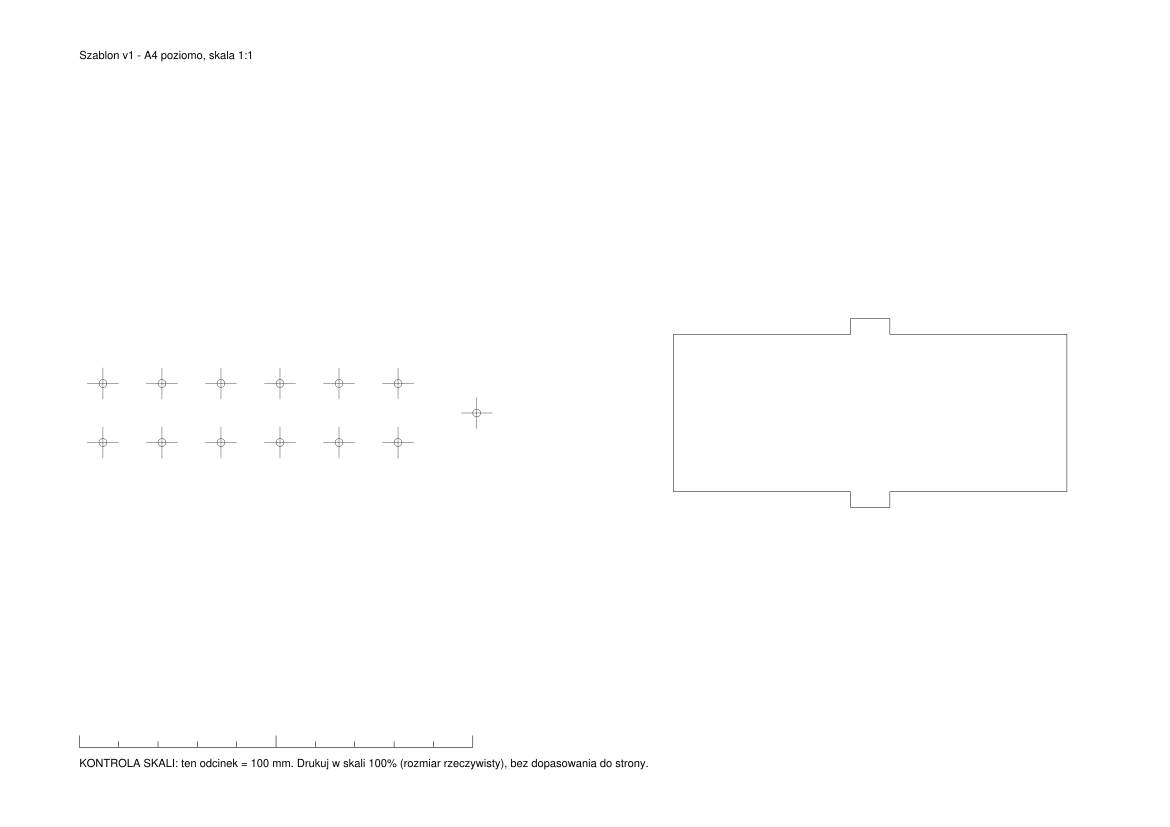

Reproduce this figure in Python.
"""Szablon wierceń/cięcia 1:1 na A4 (poziomo). Wydruk: skala 100% / "rozmiar rzeczywisty"."""
from reportlab.lib.pagesizes import A4, landscape
from reportlab.lib.units import mm
from reportlab.pdfgen import canvas

PITCH = 15        # rozstaw otworów w bloku 2x6 (poziomo i pionowo) [mm]
SINGLE_GAP = 20   # skrajny prawy otwór bloku -> pojedynczy otwór [mm]
RECT_GAP = 50     # pojedynczy otwór -> lewa krawędź prostokąta [mm]
RECT_W, RECT_H = 100, 40
TAB_W, TAB_D = 10, 4

W, H = landscape(A4)
total_w = 5 * PITCH + SINGLE_GAP + RECT_GAP + RECT_W
x0 = (W / mm - total_w) / 2          # środek pierwszej kolumny
axis = H / mm / 2                    # oś pozioma (między rzędami)

def cross(c, x, y, r=4):
    c.line((x - r) * mm, y * mm, (x + r) * mm, y * mm)
    c.line(x * mm, (y - r) * mm, x * mm, (y + r) * mm)
    c.circle(x * mm, y * mm, 1.0 * mm)

c = canvas.Canvas("szablon_otwory_v1.pdf", pagesize=(W, H))
c.setTitle("Szablon otworów v1 (A4, skala 1:1)")
c.setLineWidth(0.25)

# blok 2 x 6
for i in range(6):
    for row in (+PITCH / 2, -PITCH / 2):
        cross(c, x0 + i * PITCH, axis + row)

# pojedynczy otwór w osi
xs = x0 + 5 * PITCH + SINGLE_GAP
cross(c, xs, axis)

# prostokąt z wypustkami (kontur cięcia)
xl = xs + RECT_GAP
xr = xl + RECT_W
yt, yb = axis + RECT_H / 2, axis - RECT_H / 2
xc = (xl + xr) / 2
pts = [(xl, yb), (xc - TAB_W / 2, yb), (xc - TAB_W / 2, yb - TAB_D), (xc + TAB_W / 2, yb - TAB_D),
       (xc + TAB_W / 2, yb), (xr, yb), (xr, yt), (xc + TAB_W / 2, yt), (xc + TAB_W / 2, yt + TAB_D),
       (xc - TAB_W / 2, yt + TAB_D), (xc - TAB_W / 2, yt), (xl, yt)]
p = c.beginPath()
p.moveTo(pts[0][0] * mm, pts[0][1] * mm)
for x, y in pts[1:]:
    p.lineTo(x * mm, y * mm)
p.close()
c.setLineWidth(0.35)
c.drawPath(p, stroke=1, fill=0)

# kontrola skali
c.setLineWidth(0.4)
bx, by = 20, 20
c.line(bx * mm, by * mm, (bx + 100) * mm, by * mm)
for k in range(0, 101, 10):
    t = 3 if k % 50 == 0 else 1.5
    c.line((bx + k) * mm, by * mm, (bx + k) * mm, (by + t) * mm)
c.setFont("Helvetica", 8)
c.drawString(bx * mm, (by - 5) * mm, "KONTROLA SKALI: ten odcinek = 100 mm. Drukuj w skali 100% (rozmiar rzeczywisty), bez dopasowania do strony.")
c.drawString(bx * mm, (H / mm - 15) * mm, "Szablon v1 - A4 poziomo, skala 1:1")
c.save()
print(f"x0={x0:.1f} xs={xs:.1f} xl={xl:.1f} xr={xr:.1f} axis={axis:.1f}")
